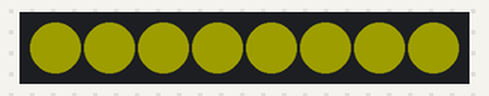
A sketch run on a simulated Arduino Uno, built with avr-gcc and run on an emulated ATmega328P. Shown: 8 RGB LEDs in strip order, left to right. Dim RGB values are drawn brighter than linear.

Above: at 0.46 s.
At 36.6 s:
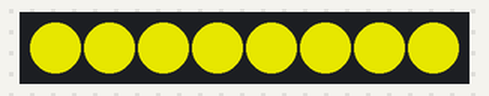
Timing chart, 0 to 40.0 s (numbered marks = the images above):
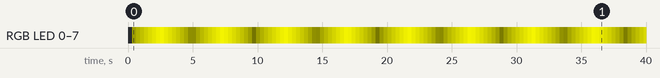

Measured:
- by itself, RGB LED 0–7: off → RGB(29, 29, 0) at 0.31 s, → RGB(58, 58, 0) 0.31 s later, → RGB(87, 87, 0) 0.31 s later, → RGB(116, 116, 0) 0.31 s later, … (129 changes in this stretch)

The sketch:

autoNeopixelBreatheYellow.ino
```cpp
#include <Adafruit_NeoPixel.h>


#define PIN 6 //Pin for Arduino control


Adafruit_NeoPixel strip = Adafruit_NeoPixel(8, PIN, NEO_GRBW + NEO_KHZ800);


void setup() {
  strip.begin();
  strip.show(); // Initialize all pixels to 'off'
}

void loop() {
    breathAll();
}

void breathAll() {
  for (int i = 0; i < 225; i++) {   //The 225 affects the speed of the breathing
    for(int j=0; j<strip.numPixels(); j++) {
      strip.setPixelColor(j, strip.Color(i,i,0)); // yellow color
    }
    strip.show();
    delay(10);
  }
  for (int i = 225; i > 0; i--) {
    for(int j=0; j<strip.numPixels(); j++) {
      strip.setPixelColor(j, strip.Color(i,i,0));
    }
    strip.show();
    delay(10);
  }
}
```
